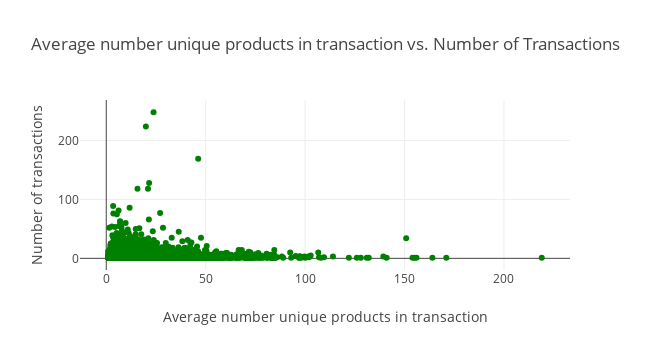

Write notebook code for a chart like this one.
### Markdown cell above
We now have the `Average number unique products in transaction` and `Number of transactions` for individual customers. A question that may come up: are these two features correlated? We can get a visual gut check with the scatterplot below:

### Code cell
trace1 = go.Scatter(
    x=temp2["Average number unique products in transaction"],
    y=temp2["Number of transactions"],
    marker = dict(
        color = 'green',
    ),
    mode="markers"
)

data = [trace1]

layout = go.Layout(
    showlegend=False,
    width=650,
    height=350,
    title="Average number unique products in transaction vs. Number of Transactions",
    xaxis=dict(title="Average number unique products in transaction"),
    yaxis=dict(title="Number of transactions")
)

fig = go.Figure(data=data, layout=layout)

plotly.offline.iplot(fig)
# html_fig = plotly.io.to_html(fig, include_plotlyjs=True)
# display(HTML(html_fig))

### Figure 1 — Plotly figure (JSON) as saved in the notebook; plotly's stock layout.template omitted (floating-point values rounded to 4 significant figures; data arrays with more than 128 entries replaced by an {"elided": "..."} marker saying what was removed)
{"data": [{"marker": {"color": "green"}, "mode": "markers", "type": "scatter", "uid": "8c604ebc-a971-4c7f-9d6f-22fdee85c34a", "x": {"elided": "4372 float values"}, "y": {"elided": "4372 int values"}}], "layout": {"height": 350, "showlegend": false, "title": {"text": "Average number unique products in transaction vs. Number of Transactions"}, "width": 650, "xaxis": {"title": {"text": "Average number unique products in transaction"}}, "yaxis": {"title": {"text": "Number of transactions"}}}}
